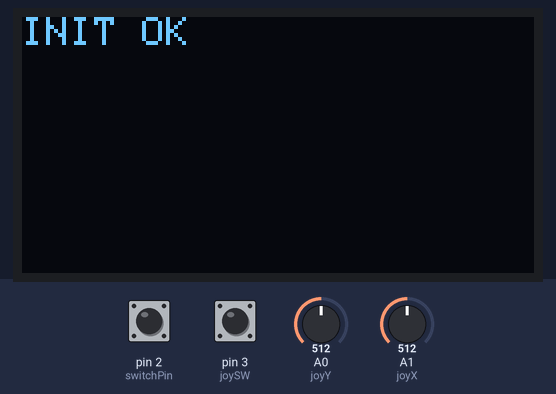
Bench run of a sketch on a simulated Arduino Uno, built with avr-gcc and run on an emulated ATmega328P. On the bench: 128×64 one-colour display. The inputs (shaded band) are chosen by the test bench; at power-on: pin 3 (joySW) HIGH, pin 2 (switchPin) HIGH, A0 (joyY) = 512, A1 (joyX) = 512. No radio packets arrive unless stated.

Above: at 0.1 s.
At 1.7 s:
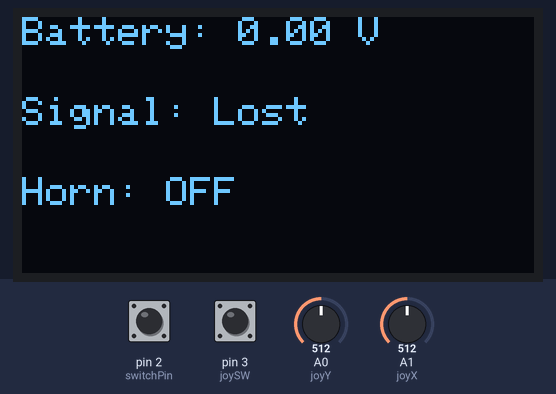
1.8 s: pin 3 (joySW) pulled LOW for 0.15 s
At 1.92 s:
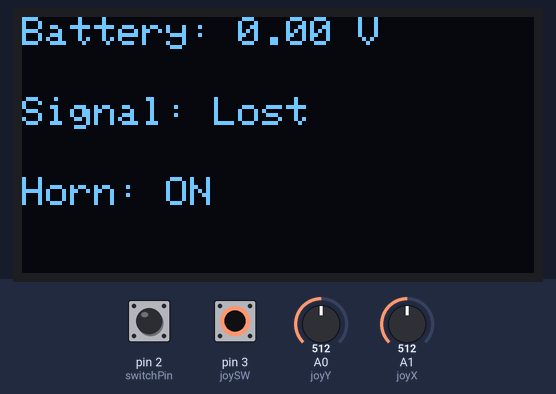
3.4 s: pin 3 (joySW) pulled LOW for 3.2 s
Timing chart, 0 to 6.4 s (numbered marks = the images above; inputs shaded):
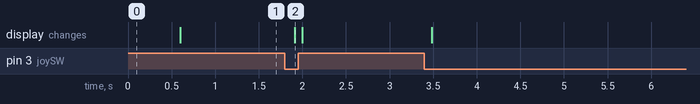

Measured:
- after the input at 1.8 s, the display: changes after 0.11 s (image 2)

The sketch:

transmitter-code-joy-oled-tbs-leds-horn.ino
```cpp
#include <SPI.h>
#include <RF24.h>
#include <Wire.h>
#include <Adafruit_GFX.h>
#include <Adafruit_SSD1306.h>

// OLED
#define SCREEN_WIDTH 128
#define SCREEN_HEIGHT 64
Adafruit_SSD1306 display(SCREEN_WIDTH, SCREEN_HEIGHT, &Wire, -1);

// RF
RF24 radio(9, 10);
const byte txAddr[6] = "NODE1";
const byte rxAddr[6] = "NODE2";

// DATA
struct TXData {
  int speed;
  int turn;
  bool lights;
  bool horn;
};

struct RXData {
  float battery;
  int signal;
};

TXData txData;
RXData rxData;

// JOYSTICK
const int joyX = A1;
const int joyY = A0;
const int joySW = 3;

// SWITCH
const int switchPin = 2;

unsigned long lastReceiveTime = 0;

void setup() {
  pinMode(switchPin, INPUT_PULLUP);
  pinMode(joySW, INPUT_PULLUP);

  Wire.begin();
  Wire.setClock(100000);

  // OLED INIT
  if (!display.begin(SSD1306_SWITCHCAPVCC, 0x3C)) {
    while (true)
      ;
  }

  display.clearDisplay();
  display.setTextSize(1);
  display.setTextColor(SSD1306_WHITE);
  display.setCursor(0, 0);
  display.println("INIT OK");
  display.display();
  delay(500);

  radio.begin();
  radio.setChannel(108);
  radio.setDataRate(RF24_250KBPS);

  radio.setPALevel(RF24_PA_LOW);
  radio.setRetries(5, 15);
  radio.enableAckPayload();
  radio.enableDynamicPayloads();

  radio.openWritingPipe(txAddr);
  radio.openReadingPipe(1, rxAddr);

  radio.stopListening();
}

void loop() {
  int x = analogRead(joyX);
  int y = analogRead(joyY);

  static int lastX = 512, lastY = 512;

  x = (x + lastX) / 2;
  y = (y + lastY) / 2;

  lastX = x;
  lastY = y;

  if (lastX > 480 && lastX < 540) lastX = 512;
  if (lastY > 480 && lastY < 540) lastY = 512;

  txData.speed = map(lastY, 0, 1023, -255, 255);
  txData.turn = map(lastX, 0, 1023, -255, 255);

  txData.lights = (digitalRead(switchPin) == LOW);
  txData.horn = (digitalRead(joySW) == LOW);

  bool ok = radio.write(&txData, sizeof(txData));
  delay(5);

  if (ok) {
    if (radio.isAckPayloadAvailable()) {
      radio.read(&rxData, sizeof(rxData));
      lastReceiveTime = millis();
    }
  }

  bool signalLost = (millis() - lastReceiveTime > 500);

  display.clearDisplay();

  display.setCursor(0, 0);
  display.print("Battery: ");
  display.print(rxData.battery, 2);
  display.println(" V");

  display.setCursor(0, 20);
  display.print("Signal: ");
  display.println((ok && !signalLost) ? String(rxData.signal) + "%" : "Lost");

  display.setCursor(0, 40);
  display.print("Horn: ");
  display.println(txData.horn ? "ON" : "OFF");

  display.display();

  delay(50);
}
```
